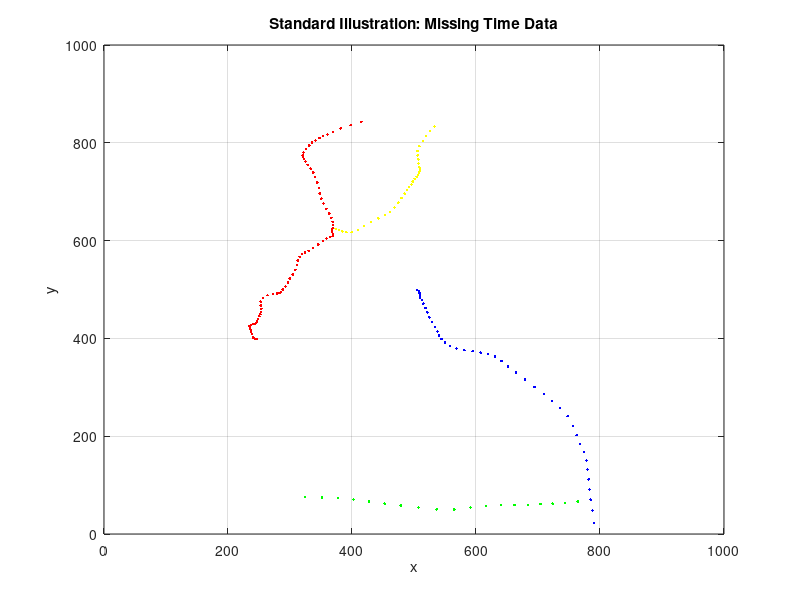

Reproduce this figure in MATLAB. (Note: this script raises an error after producing the figure.)
clearvars; 
clc; 
close all;
%Loading the true data belonging to the target 
load("multi_target_data.mat");

T = 1;
t = 0:T:100;

xrange = 10e2;
yrange = 10e2;
V = xrange * yrange;

measurement_std = 10;
measurement_mu = [0;0];

beta_FA = 1e-5; %clutter intensity

P_d = 0.9;
P_s = 0.99;

A = [eye(2),T*eye(2);0*eye(2),eye(2)];
G = [T^2/2*eye(2);T*eye(2)];
C = [eye(2),zeros(2)];
Q = [2^2,0;0,2^2];
R = measurement_std^2*eye(2);

x1data = data{1,1};
x2data = data{2,1};
x3data = data{3,1};
x4data = data{4,1};

trueTargets = cell(3,4);
trueTargets{1,1} = x1data(2,:);
trueTargets{2,1} = x1data(3,:);
trueTargets{3,1} = x1data(1,:);
trueTargets{1,2} = x2data(2,:);
trueTargets{2,2} = x2data(3,:);
trueTargets{3,2} = x2data(1,:);
trueTargets{1,3} = x3data(2,:);
trueTargets{2,3} = x3data(3,:);
trueTargets{3,3} = x3data(1,:);
trueTargets{1,4} = x4data(2,:);
trueTargets{2,4} = x4data(3,:);
trueTargets{3,4} = x4data(1,:);



figure;
plot(x1data(2,:),x1data(3,:),"b.");
hold on;
plot(x2data(2,:),x2data(3,:),"g.");
plot(x3data(2,:),x3data(3,:),"r.");
plot(x4data(2,:),x4data(3,:),"y.");
xlim([0,xrange]);
ylim([0,yrange]);
xlabel("x");
ylabel("y");
title("Standard Illustration: Missing Time Data");
grid on;

figure;
sgtitle("MTT Illustration");
subplot(2,1,1);
plot(x1data(1,:),x1data(2,:),"b.");
hold on;
plot(x2data(1,:),x2data(2,:),"g.");
plot(x3data(1,:),x3data(2,:),"r.");
plot(x4data(1,:),x4data(2,:),"y.");
xlim([0,300]);
ylim([0,xrange]);
xlabel("Time (s)");
ylabel("x");
grid on;

subplot(2,1,2);
plot(x1data(1,:),x1data(3,:),"b.");
hold on;
plot(x2data(1,:),x2data(3,:),"g.");
plot(x3data(1,:),x3data(3,:),"r.");
plot(x4data(1,:),x4data(3,:),"y.");
xlim([0,300]);
ylim([0,yrange]);
xlabel("Time (s)");
ylabel("y");
grid on;


% clutter generation

false_alarms = cell(3,length(t));
for i= 1:length(t)
    m_k = poissrnd(beta_FA*V);
    FA_xvalues = xrange*rand(1,m_k);
    FA_yvalues = yrange*rand(1,m_k);
    false_alarms{1,i} = t(i);
    false_alarms{2,i} = FA_xvalues;
    false_alarms{3,i} = FA_yvalues;
end

measurements1 = zeros(3,length(t));
measurements2 = zeros(3,length(t));
measurements3 = zeros(3,length(t));
measurements4 = zeros(3,length(t));

for i = 1:length(t)
    u1 = rand();
    u2 = rand();
    u3 = rand();
    u4 = rand();
    k = find(x1data(1,:) == t(i),1);
    if ~isempty(k)
        if u1<=P_d
        % detection
        v_k = mvnrnd(measurement_mu,R)';
        measurement = x1data(2:3,k) +v_k;
        measurements1(1,i) = t(i);
        measurements1(2:3,i) = measurement;
        else
        % miss
        measurements1(1,i) = t(i);
        measurements1(2,i) = inf;
        measurements1(3,i) = inf;
        end
    else
        % target has not yet begun its track
        measurements1(1,i) = t(i);
        measurements1(2,i) = inf;
        measurements1(3,i) = inf;
    end

    k = find(x2data(1,:) == t(i),1);
    if ~isempty(k)
        if u2<=P_d
        % detection
        v_k = mvnrnd(measurement_mu,R)';
        measurement = x2data(2:3,k) +v_k;
        measurements2(1,i) = t(i);
        measurements2(2:3,i) = measurement;
        else
        % miss
        measurements2(1,i) = t(i);
        measurements2(2,i) = inf;
        measurements2(3,i) = inf;
        end
    else
        % target has not yet begun its track
        measurements2(1,i) = t(i);
        measurements2(2,i) = inf;
        measurements2(3,i) = inf;
    end

    k = find(x3data(1,:) == t(i),1);
    if ~isempty(k)
        if u3<=P_d
        % detection
        v_k = mvnrnd(measurement_mu,R)';
        measurement = x3data(2:3,k) +v_k;
        measurements3(1,i) = t(i);
        measurements3(2:3,i) = measurement;
        else
        % miss
        measurements3(1,i) = t(i);
        measurements3(2,i) = inf;
        measurements3(3,i) = inf;
        end
    else
        % target not yet begun its track
        measurements3(1,i) = t(i);
        measurements3(2,i) = inf;
        measurements3(3,i) = inf;
    end
    k = find(x4data(1,:) == t(i),1);
    if ~isempty(k)
        if u4<=P_d
        % detection
        v_k = mvnrnd(measurement_mu,R)';
        measurement = x4data(2:3,k) +v_k;
        measurements4(1,i) = t(i);
        measurements4(2:3,i) = measurement;
        else
        % miss
        measurements4(1,i) = t(i);
        measurements4(2,i) = inf;
        measurements4(3,i) = inf;
        end
    else
        % target not yet begun its track
        measurements4(1,i) = t(i);
        measurements4(2,i) = inf;
        measurements4(3,i) = inf;
    end
end

detections = cell(3,length(t));

for i = 1:length(t)
    detections{1,i} = t(i);
    detections{2,i} = false_alarms{2,i};
    detections{3,i} = false_alarms{3,i};
    if measurements1(2,i) ~= inf
        detections{2,i} = [detections{2,i} measurements1(2,i)];
        detections{3,i} = [detections{3,i} measurements1(3,i)];
    end
    if measurements2(2,i) ~= inf
        detections{2,i} = [detections{2,i} measurements2(2,i)];
        detections{3,i} = [detections{3,i} measurements2(3,i)];
    end
    if measurements3(2,i) ~= inf
        detections{2,i} = [detections{2,i} measurements3(2,i)];
        detections{3,i} = [detections{3,i} measurements3(3,i)];
    end
    if measurements4(2,i) ~= inf
        detections{2,i} = [detections{2,i} measurements4(2,i)];
        detections{3,i} = [detections{3,i} measurements4(3,i)];
    end
end

estimated_states = GM_PHD_Filter(detections,t,P_d,P_s,beta_FA,A,G,C,Q,R,V);

figure;

for k = t
    tracks = estimated_states{k+1};
    for i = 1:length(tracks)
        current_track = tracks{i};
        scatter(current_track(1),current_track(2),'blue');
        hold on;
    end
end

xlim([0,xrange]);
ylim([0,yrange]);
xlabel("x");
ylabel("y");
title("Estimated States");
grid on;


figure;

for k = t
    xvalues = detections{2,k+1};
    yvalues = detections{3,k+1};

    for i = 1:length(xvalues)
        scatter(xvalues(i),yvalues(i),'black');
        hold on;
    end
end

xlim([0,xrange]);
ylim([0,yrange]);
xlabel("x");
ylabel("y");
title("Detections");
grid on;


figure;
hold on;
for k = t
    xvalues = detections{2,k+1};
    yvalues = detections{3,k+1};

    for i = 1:length(xvalues)
        scatter(xvalues(i),yvalues(i),'black');
    end

    tracks = estimated_states{k+1};
    for i = 1:length(tracks)
        current_track = tracks{i};
        scatter(current_track(1),current_track(2),'blue');
        hold on;
    end

    drawnow;
    pause(0.1);

end


